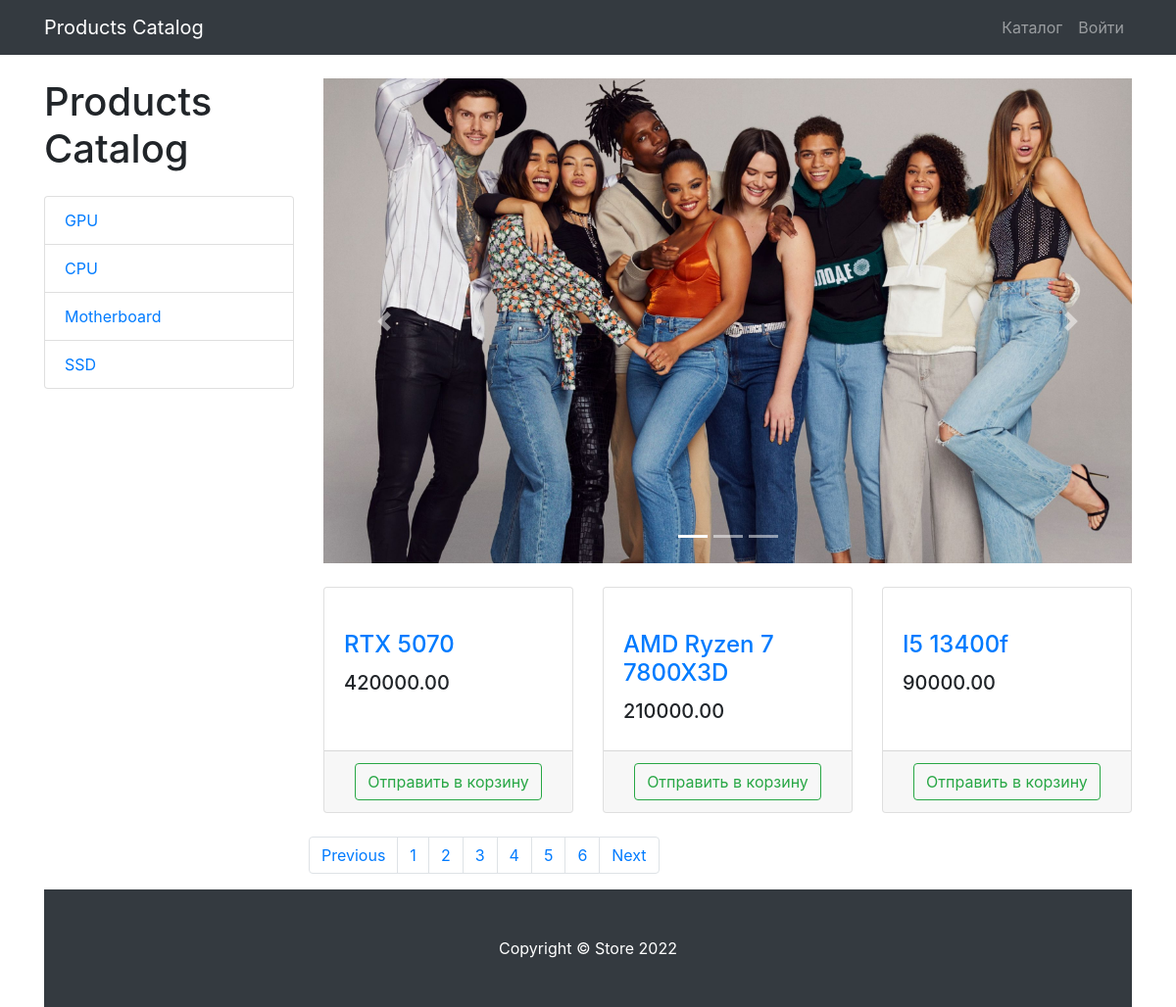
Before: /products/page/2/ with the older database file.
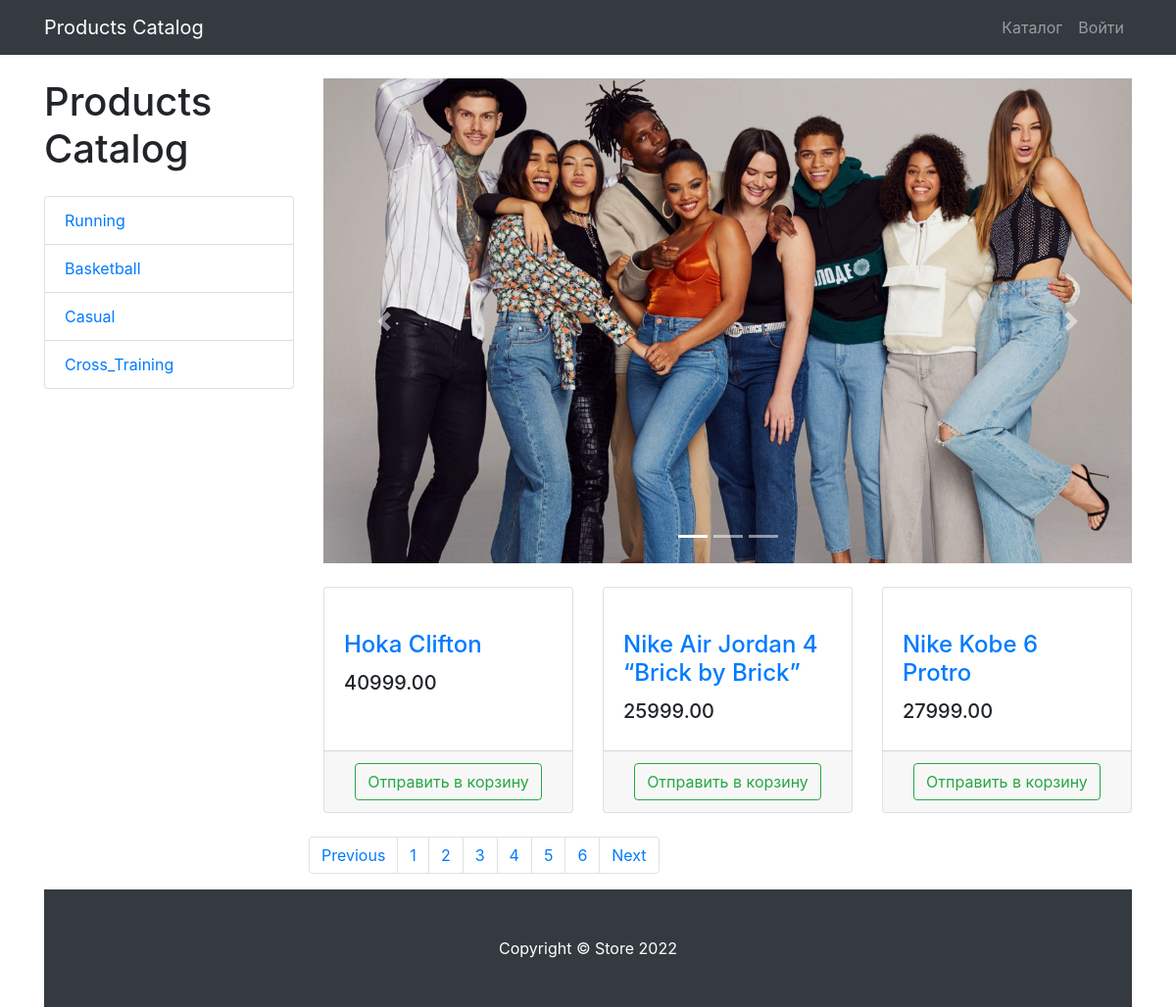
After: the same page with the newer database file.
### storeProducts/models.py (models this page shows, shortened)
class storeCategories(models.Model):
    name = models.CharField(max_length=255, unique=True)
    description = models.TextField(blank=True,null=True)
    class Meta:
        verbose_name = 'Category'
        verbose_name_plural = 'Categories'

class storeProducts(models.Model):
    name = models.CharField(max_length=255)
    price = models.DecimalField(max_digits=10, decimal_places=2)
    description = models.TextField(blank=True)
    quantity = models.PositiveIntegerField()
    image = models.TextField()
    category = models.ForeignKey(
    storeCategories,
    on_delete=models.CASCADE,
    null=True,
    blank=True
)
    class Meta:
        verbose_name = 'Product'
        verbose_name_plural = 'Products'

### storeProducts/views.py (the view)
# urls.py: path('products/',include('storeProducts.urls', namespace='product')),
def products(request,category_id=None, page_number=1):
    products = storeProducts.objects.filter(category_id = category_id) if category_id else storeProducts.objects.all()
    per_page = 3
    paginator = Paginator(products, 3)
    products_paginator = paginator.page(page_number)
    context = {
        'title': 'Products Catalog',
        'categories': storeCategories.objects.all(),
        'products': products_paginator,
     }
    return render(request, 'storeProducts/products.html',context)

### storeProducts/templates/storeProducts/products.html (shortened to what the changed rows need)
{% extends 'storeProducts/base.html' %}
{%load static%}
    {% block css %}
    <link href="{%static "vendor/css/products.css"%}" rel="stylesheet">
    {% endblock %}
{% block content %}
<div class="container">
    <div class="row">
        <div class="col-lg-3">
            <h1 class="my-4">{{title}}</h1>
            <div class="list-group">
                {% for storeCategories in categories %}
                <a href="{% url 'products:category' storeCategories.id %}" class="list-group-item">
                    {{ storeCategories.name }}
                </a>
                {% endfor %}
            </div>
        </div>
        <div class="col-lg-9">
            <div class="row">
                {% for product in products %}
                 <div class="col-lg-4 col-md-6 mb-4">
                    <div class="card h-100">
                        <a href="#">
                        </a>
                        <div class="card-body">
                            <h4 class="card-title">
                                <a href="#">{{ product.name }}</a>
                            </h4>
                            <h5>{{ product.price }}</h5>
                        </div>
                        <div class="card-footer text-center">
                            <a class="btn btn-outline-success"
                                href="{% url 'products:basket_add' product.id %}">
                                Отправить в корзину
                            </a>
                        </div>
                    </div>
            </div>
                {% endfor %}
            <nav aria-label="Page navigation example">
                <ul class="pagination justify-content-center">
                    {% for page in products.paginator.page_range%}
                     <li class="page-item">
                        <a class="page-link" href="{% url 'products:paginator' page %}">
                            {{ page }}
                        </a>
                    </li>
                    {% endfor %}
                </ul>
            </nav>
        </div>
    </div>
</div>
{% endblock %}

Changed rows visible on the page:
removed storeCategories: name "GPU"
removed storeCategories: name "CPU"
removed storeCategories: name "Motherboard"
removed storeCategories: name "SSD"
removed storeProducts: name "RTX 5070", price "420000.00"
removed storeProducts: name "AMD Ryzen 7 7800X3D", price "210000.00"
removed storeProducts: name "I5 13400f", price "90000.00"
added storeCategories: name "Running"
added storeCategories: name "Basketball"
added storeCategories: name "Casual"
added storeCategories: name "Cross_Training"
added storeProducts: name "Hoka Clifton", price "40999.00"
added storeProducts: name "Nike Air Jordan 4 “Brick by Brick”", price "25999.00"
added storeProducts: name "Nike Kobe 6 Protro", price "27999.00"
